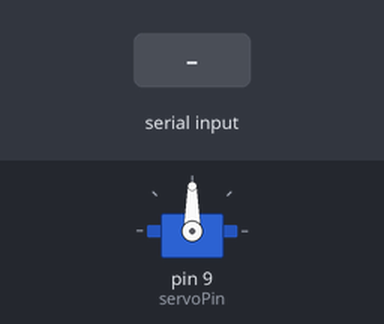
Recording of a sketch running on a simulated Arduino Uno, built with avr-gcc and run on an emulated ATmega328P. Shown: servo. The test bench sets the inputs (shaded band).

Above: at 1.2 s.
1.3 s: "30,150\n" received over Serial
At 1.9 s:
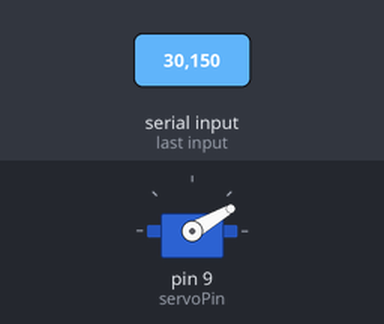
2.8 s: "5\n" received over Serial
At 4.0 s:
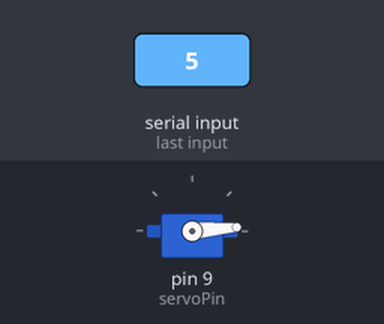
4.3 s: "200\n" received over Serial
At 5.3 s:
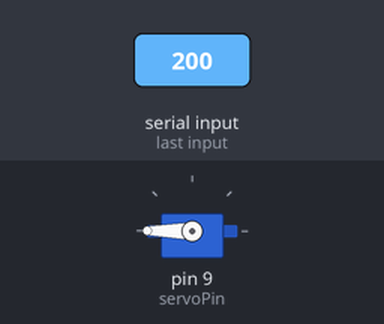
5.8 s: "90,45\n" received over Serial
At 6.5 s:
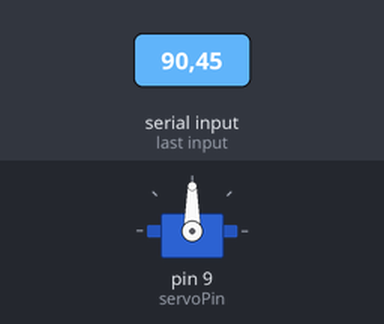
Timing chart, 0 to 8.3 s (numbered marks = the images above; inputs shaded):
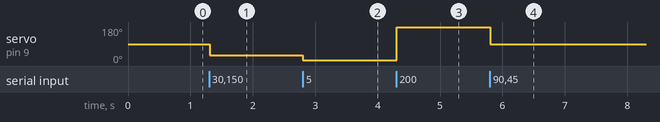

Measured:
- after the input at 1.3 s, servo on pin 9 (servoPin): 90° → 30° at once
- after the input at 2.8 s, servo on pin 9 (servoPin): 30° → 5° at once
- after the input at 4.3 s, servo on pin 9 (servoPin): 5° → 180° at once
- after the input at 5.8 s, servo on pin 9 (servoPin): 180° → 90° at once

The sketch:

servomotor.ino
```cpp
#include <Servo.h>
#define DEBUG(a) Serial.println(a);

//Simple code to control a servomotor thorugh strings sent via serial port

Servo serv;
int servoPin = 9;

void setup()
{
   Serial.begin(9600);
   serv.attach(servoPin);

}

void loop()
{

   if (Serial.available() > 0)
   {
      String str = Serial.readStringUntil('\n');
      int angulo = str.toInt();
      serv.write(angulo);
   }
}
```
